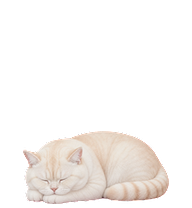
#> input picture Art/Approved/wake-v7/frames/00.png, 192 x 208 px
$ python -i prepare-interaction-v5.py   (imports and definitions only)
#> lines starting #> are read from the running program, lines starting #| are printed output that depends on the picture
#!/usr/bin/env python3
"""Prepare one coherent 64-frame or 48-frame Baomihua interaction storyboard.

This is deliberately a *registration* pipeline, not an image-repair pipeline.
It accepts only one flat-magenta storyboard containing either 8x8/64 or
8x6/48 fully separated cats, selected explicitly by ``--rows`` and
``--columns``. Every generated pose keeps its complete silhouette; the only
geometric operation is a single shared scale for the whole storyboard, a
preserved horizontal source offset, and one shared foot baseline. The approved
runtime neutral is copied byte-for-byte only into the first and final frames.

There is intentionally no per-frame fit, no body locking, no face overlay, no
cross-frame compositing, and no fallback that turns an invalid storyboard into
an atlas.  Run ``validate-interaction-v5.py`` after this script before using an
atlas in the application.
"""

from __future__ import annotations

import argparse
import hashlib
import json
import math
import sys
from collections import deque
from dataclasses import dataclass
from pathlib import Path
from typing import Any, Iterable

import numpy as np
from PIL import Image, ImageDraw, ImageFont

try:  # scipy makes connected-component recovery much faster on large boards.
    from scipy import ndimage as scipy_ndimage
except ImportError:  # The pure NumPy/Python fallback keeps the script portable.
    scipy_ndimage = None


CELL_WIDTH = 192
CELL_HEIGHT = 208
DEFAULT_COLUMNS = 8
DEFAULT_ROWS = 8
SUPPORTED_GRIDS = {(8, 8), (6, 8)}  # (rows, columns): 64 or 48 frames only.

# Matches the registered desktop-pet geometry already used by the app.  A full
# standing pose may be 196px tall, which still leaves 8px at the top and 4px
# below the shared 204px foot baseline.
CONTENT_WIDTH = 176
CONTENT_HEIGHT = 196
LEFT_PADDING = (CELL_WIDTH - CONTENT_WIDTH) // 2
RIGHT_PADDING = CELL_WIDTH - LEFT_PADDING - CONTENT_WIDTH
TOP_PADDING = CELL_HEIGHT - 4 - CONTENT_HEIGHT
BOTTOM_PADDING = 4
BASELINE_Y = CELL_HEIGHT - BOTTOM_PADDING
VISIBLE_ALPHA = 8
# LANCZOS is useful for premultiplied colour detail, but its negative lobes can
# create a one-pixel alpha ring several pixels away from a silhouette.  Alpha
# uses a non-ringing filter instead, then values at or below the component
# visibility threshold are made genuinely transparent.
ALPHA_RESAMPLER = Image.Resampling.BILINEAR
MAX_TINY_RESAMPLING_ISLAND_PIXELS = 6

# Keep these thresholds aligned with prepare-canonical.py.  Image generation
# often emits a clean-looking magenta *brightness gradient* rather than exact
# #FF00FF, so chroma classification must be driven by colour separation, not
# absolute red/blue channels.  A real pink nose or cream fur has a much lower
# ``min(red, blue) - green`` score and remains opaque.
KEY_HARD_SCORE = 75
KEY_SOFT_SCORE = 35
KEY_EDGE_DESPILL_SCORE = 25
MAX_CORNER_RGB_VARIATION = 48.0
MAX_BORDER_PLANE_RESIDUAL_P99 = 16.0
MAX_BORDER_PLANE_RESIDUAL_HIGH_RATIO = 0.01
# The first and final storyboard slots depict the same canonical front-seated
# pose.  Comparing them catches a slow camera/scale drift that can evade every
# adjacent-frame continuity threshold while still looking obviously smaller by
# the end of the five-second interaction.
MAX_NEUTRAL_ENDPOINT_DIMENSION_RATIO = 1.08
MAX_NEUTRAL_ENDPOINT_AREA_RATIO = 1.12


class StoryboardContractError(ValueError):
    """An actionable rejection of a storyboard that cannot be safely split."""

    def __init__(self, reasons: Iterable[str], diagnostics: dict[str, Any] | None = None):
        self.reasons = list(reasons)
        self.diagnostics = diagnostics or {}
        super().__init__("; ".join(self.reasons))


@dataclass
class Component:
    """One foreground component recovered from the keyed storyboard."""

    label: int
    box: tuple[int, int, int, int]
    area: int
    centroid: tuple[float, float]
    slot_row: int = -1
    slot_column: int = -1

    @property
    def width(self) -> int:
        return self.box[2] - self.box[0]

    @property
    def height(self) -> int:
        return self.box[3] - self.box[1]


@dataclass
class StoryboardAnalysis:
    path: Path
    raw_size: tuple[int, int]
    keyed: Image.Image
    labels: np.ndarray
    components: list[Component]  # Strict row-major F00 ... F(last) order.
    flat_background: dict[str, Any]
    slot_size: tuple[float, float]
    rows: int
    columns: int

    @property
    def frame_count(self) -> int:
        return self.rows * self.columns

    @property
    def atlas_size(self) -> tuple[int, int]:
        return (CELL_WIDTH * self.columns, CELL_HEIGHT * self.rows)


def sha256(path: Path) -> str:
    return hashlib.sha256(path.read_bytes()).hexdigest()


# [10 lines left out: function jsonable, not called in this run]


def require_supported_grid(rows: int, columns: int) -> None:
    """Refuse to guess a layout from component count or source aspect ratio."""

    if (rows, columns) not in SUPPORTED_GRIDS:
        supported = ", ".join(f"{columns_value}x{rows_value}" for rows_value, columns_value in sorted(SUPPORTED_GRIDS))
        raise ValueError(
            f"unsupported_grid={columns}x{rows}; explicitly pass one supported grid: {supported}. "
            "The pipeline never infers rows/columns from a component count."
        )


# [4 lines left out: function clear_transparent_rgb, not called in this run]


def magenta_score(rgb: np.ndarray) -> np.ndarray:
    """How strongly an RGB pixel resembles the required magenta key."""

    signed = rgb.astype(np.int16)
    return np.minimum(signed[..., 0], signed[..., 2]) - signed[..., 1]


def key_candidate_mask(array: np.ndarray, *, minimum_score: int = KEY_SOFT_SCORE) -> np.ndarray:
    """Score-based chroma classifier shared by source inspection and keying."""

    alpha = array[..., 3]
    score = magenta_score(array[..., :3])
    return (alpha >= 200) & (score >= minimum_score)


# [7 lines left out: function visible_key_spill_count, not called in this run]


def flat_magenta_diagnostics(raw: Image.Image) -> dict[str, Any]:
    """Validate a smooth, strongly-magenta generated backing before keying.

    The background may brighten or darken smoothly across the canvas.  It may
    not be a checkerboard, texture, scenery, or a different colour field.
    """

    array = np.asarray(raw.convert("RGBA"), dtype=np.uint8)
    height, width = array.shape[:2]
    block = max(1, min(8, height // 16, width // 16))
    corner_slices = {
        "top_left": (slice(0, block), slice(0, block)),
        "top_right": (slice(0, block), slice(width - block, width)),
        "bottom_left": (slice(height - block, height), slice(0, block)),
        "bottom_right": (slice(height - block, height), slice(width - block, width)),
    }
    key_mask = key_candidate_mask(array, minimum_score=KEY_HARD_SCORE)
    corners: dict[str, Any] = {}
    corner_means: list[np.ndarray] = []
    for name, (ys, xs) in corner_slices.items():
        pixels = array[ys, xs]
        candidate_ratio = float(np.mean(key_mask[ys, xs]))
        mean_rgb = pixels[..., :3].reshape(-1, 3).mean(axis=0)
        corner_means.append(mean_rgb)
        corners[name] = {
            "key_ratio": round(candidate_ratio, 6),
            "mean_rgb": [round(float(channel), 3) for channel in mean_rgb],
        }
    means = np.stack(corner_means)
    variation = float(np.max(means.max(axis=0) - means.min(axis=0)))
    border_thickness = max(2, min(16, min(height, width) // 64))
    border = np.zeros((height, width), dtype=bool)
    border[:border_thickness, :] = True
    border[-border_thickness:, :] = True
    border[:, :border_thickness] = True
    border[:, -border_thickness:] = True
    border_key = border & key_mask
    border_key_ratio = float(np.mean(key_mask[border]))
    ys, xs = np.where(border_key)
    plane_residual_p99: float | None = None
    plane_residual_high_ratio: float | None = None
    if len(xs) >= 16:
        # Cap the regression input deterministically for unusually large source
        # boards while retaining samples from every side of the border.
        step = max(1, len(xs) // 100_000)
        ys = ys[::step]
        xs = xs[::step]
        design = np.column_stack((np.ones(len(xs)), xs / max(1, width - 1), ys / max(1, height - 1)))
        rgb_samples = array[ys, xs, :3].astype(np.float64)
        coefficients, _, _, _ = np.linalg.lstsq(design, rgb_samples, rcond=None)
        residual = np.max(np.abs(rgb_samples - design @ coefficients), axis=1)
        plane_residual_p99 = float(np.percentile(residual, 99))
        plane_residual_high_ratio = float(np.mean(residual > 24.0))
    return {
        "corner_block_px": block,
        "corner_samples": corners,
        "corner_rgb_max_variation": round(variation, 5),
        "hard_magenta_pixel_ratio": round(float(np.mean(key_mask)), 6),
        "border_thickness_px": border_thickness,
        "border_hard_magenta_ratio": round(border_key_ratio, 6),
        "border_linear_gradient_residual_p99": None if plane_residual_p99 is None else round(plane_residual_p99, 5),
        "border_linear_gradient_high_residual_ratio": None
        if plane_residual_high_ratio is None
        else round(plane_residual_high_ratio, 6),
    }


def require_flat_magenta_background(raw: Image.Image) -> dict[str, Any]:
    diagnostics = flat_magenta_diagnostics(raw)
    reasons: list[str] = []
    weak_corners = [
        name
        for name, item in diagnostics["corner_samples"].items()
        if item["key_ratio"] < 0.98
    ]
    if weak_corners:
        reasons.append(
            "storyboard_background_not_flat_magenta_at_corners:"
            + ",".join(weak_corners)
            + " (use an opaque, smooth strong-magenta generated background)"
        )
    if diagnostics["corner_rgb_max_variation"] > MAX_CORNER_RGB_VARIATION:
        reasons.append(
            "storyboard_background_corner_brightness_variation_too_large:"
            f"variation={diagnostics['corner_rgb_max_variation']} (remove textures/checkerboards/scenery)"
        )
    if diagnostics["border_hard_magenta_ratio"] < 0.95:
        reasons.append(
            "storyboard_border_is_not_predominantly_strong_magenta:"
            f"ratio={diagnostics['border_hard_magenta_ratio']} (use a full generated-magenta backing)"
        )
    residual_p99 = diagnostics["border_linear_gradient_residual_p99"]
    high_residual_ratio = diagnostics["border_linear_gradient_high_residual_ratio"]
    if residual_p99 is None or high_residual_ratio is None:
        reasons.append("storyboard_border_has_too_few_magenta_samples_for_smoothness_check")
    elif residual_p99 > MAX_BORDER_PLANE_RESIDUAL_P99 or high_residual_ratio > MAX_BORDER_PLANE_RESIDUAL_HIGH_RATIO:
        reasons.append(
            "storyboard_background_is_textured_or_checkerboard_like:"
            f"p99_residual={residual_p99},high_residual_ratio={high_residual_ratio} "
            "(keep only a smooth magenta brightness gradient)"
        )
    if diagnostics["hard_magenta_pixel_ratio"] < 0.02:
        reasons.append(
            "storyboard_has_too_little_smooth_magenta_background "
            "(source must be one explicit 8x8 or 8x6 board, not a transparent atlas or cropped strip)"
        )
    if reasons:
        raise StoryboardContractError(reasons, {"flat_background": diagnostics})
    return diagnostics


# [218 lines left out: functions _despill_key_edges, remove_magenta_key, _component_records_from_labels, connected_components, alpha_box, source_slot_bounds, not called in this run]


def analyze_storyboard(path: Path, *, rows: int = DEFAULT_ROWS, columns: int = DEFAULT_COLUMNS) -> StoryboardAnalysis:
    """Recover exactly one full cat in each row-major storyboard slot."""
#> called with path = '../Art/Approved/wake-v7/frames/00.png', rows = 8, columns = 8

    require_supported_grid(rows, columns)
    raw = Image.open(path).convert("RGBA")
#> raw is the input picture: PIL image 192x208 RGBA; mean R, G, B, A 49.9, 46.7, 44.2, 54.2
    width, height = raw.size
#> width = 192; height = 208
    expected_frames = rows * columns
    if width < columns * 16 or height < rows * 16:
        raise StoryboardContractError(
            [
                f"storyboard_too_small:{width}x{height}; expected one complete {columns}x{rows} board, "
                "not an already-sliced atlas"
            ]
        )
    flat_background = require_flat_magenta_background(raw)
#> in key_candidate_mask, `alpha = array[..., 3]`:
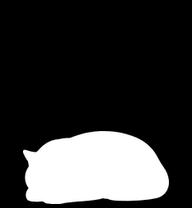
#> alpha: shape (208, 192); min 0, max 255, mean 54.2
#> in magenta_score, `signed = rgb.astype(np.int16)`:
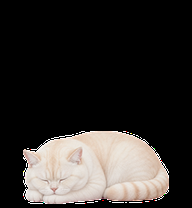
#> signed: shape (208, 192, 3) int16; mean R, G, B 49.9, 46.7, 44.2
#> in magenta_score, `return np.minimum(signed[..., 0], signed[..., 2]) - signed[..., 1]`:
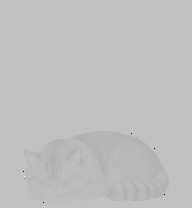
#> returned value: shape (208, 192) int16; min -255, max 81, mean -2.4; drawn with min black and max white
#> in key_candidate_mask, `return (alpha >= 200) & (score >= minimum_score)`: returned value: shape (208, 192) bool; every value is 0
#> after the loop in flat_magenta_diagnostics, `for name, (ys, xs) in corner_slices.items():`: corner_means = [[0, 0, 0], [0, 0, 0], [0, 0, 0], [0, 0, 0]]; corners = 4 items
#> in flat_magenta_diagnostics, `means = np.stack(corner_means)`: means = [[0, 0, 0], [0, 0, 0], [0, 0, 0], [0, 0, 0]]
#> in flat_magenta_diagnostics, `variation = float(np.max(means.max(axis=0) - means.min(axis=0)))`: variation = 0
#> in flat_magenta_diagnostics, `ys, xs = np.where(border_key)`: ys = empty array
#> in require_flat_magenta_background, `diagnostics = flat_magenta_diagnostics(raw)`: diagnostics = 8 items
#> in require_flat_magenta_background, `weak_corners = [ name for name, item in diagnostics["corner_samples"]...`: weak_corners = ['top_left', 'top_right', 'bottom_left', 'bottom_right']
    keyed = remove_magenta_key(raw)
    keyed_array = np.asarray(keyed, dtype=np.uint8)
    mask = keyed_array[..., 3] > VISIBLE_ALPHA
    labels, components = connected_components(mask)
    diagnostics: dict[str, Any] = {
        "source_size": [width, height],
        "foreground_component_count": len(components),
        "flat_background": flat_background,
        "components": [
            {
                "label": component.label,
                "box": list(component.box),
                "area": component.area,
                "centroid": [round(component.centroid[0], 4), round(component.centroid[1], 4)],
            }
            for component in components
        ],
    }
    reasons: list[str] = []
    if len(components) != expected_frames:
        reasons.append(
            f"storyboard_component_count={len(components)}; expected exactly {expected_frames} disconnected full cats "
            f"for explicit {columns}x{rows} layout (generate one board with visible gutters, not independent strips)"
        )
        raise StoryboardContractError(reasons, diagnostics)

    slot_width = width / columns
    slot_height = height / rows
    margin_x = max(2.0, slot_width * 0.01)
    margin_y = max(2.0, slot_height * 0.01)
    slots: dict[tuple[int, int], Component] = {}
    for component in components:
        left, top, right, bottom = component.box
        center_x = (left + right) / 2.0
        center_y = (top + bottom) / 2.0
        column = int(center_x // slot_width)
        row = int(center_y // slot_height)
        if not (0 <= row < rows and 0 <= column < columns):
            reasons.append(
                f"component_label_{component.label}_center_outside_{columns}x{rows}_grid:center=({center_x:.1f},{center_y:.1f})"
            )
            continue
        slot_left, slot_top, slot_right, slot_bottom = source_slot_bounds(
            row, column, (width, height), rows=rows, columns=columns
        )
        if left <= slot_left + margin_x or right >= slot_right - margin_x or top <= slot_top + margin_y or bottom >= slot_bottom - margin_y:
            reasons.append(
                "component_label_"
                f"{component.label}_touches_or_crosses_storyboard_slot_{row},{column}:box={component.box}; "
                "add clear gutters around every complete cat"
            )
        if left <= 0 or top <= 0 or right >= width or bottom >= height:
            reasons.append(
                f"component_label_{component.label}_touches_source_canvas_edge:box={component.box}; regenerate uncropped"
            )
        key = (row, column)
        if key in slots:
            reasons.append(
                f"two_components_map_to_storyboard_slot_{row},{column}:labels={slots[key].label},{component.label}"
            )
        else:
            component.slot_row = row
            component.slot_column = column
            slots[key] = component

    missing = [f"{row},{column}" for row in range(rows) for column in range(columns) if (row, column) not in slots]
    if missing:
        reasons.append("missing_storyboard_slots:" + ";".join(missing))

    areas = np.array([component.area for component in components], dtype=np.float64)
    median_area = float(np.median(areas))
    if median_area <= 0:
        reasons.append("storyboard_has_no_recoverable_foreground_area")
    else:
        outliers = [
            component.label
            for component in components
            if component.area < median_area * 0.35 or component.area > median_area * 2.50
        ]
        if outliers:
            reasons.append(
                "component_area_outlier_labels="
                + ",".join(map(str, outliers))
                + " (each slot must contain one complete similarly scaled cat)"
            )

    if not missing:
        first = slots[(0, 0)]
        last = slots[(rows - 1, columns - 1)]

        # [4 lines left out: function endpoint_ratio, not called in this run]

        endpoint_scale = {
            "first_slot": [0, 0],
            "last_slot": [rows - 1, columns - 1],
            "first_box": list(first.box),
            "last_box": list(last.box),
            "width_ratio": endpoint_ratio(first.width, last.width),
            "height_ratio": endpoint_ratio(first.height, last.height),
            "area_ratio": endpoint_ratio(first.area, last.area),
            "maximum_dimension_ratio": MAX_NEUTRAL_ENDPOINT_DIMENSION_RATIO,
            "maximum_area_ratio": MAX_NEUTRAL_ENDPOINT_AREA_RATIO,
        }
        diagnostics["neutral_endpoint_scale"] = endpoint_scale
        if endpoint_scale["width_ratio"] > MAX_NEUTRAL_ENDPOINT_DIMENSION_RATIO:
            reasons.append(
                "neutral_endpoint_width_scale_drift:"
                f"ratio={endpoint_scale['width_ratio']:.4f}; maximum={MAX_NEUTRAL_ENDPOINT_DIMENSION_RATIO:.4f}"
            )
        if endpoint_scale["height_ratio"] > MAX_NEUTRAL_ENDPOINT_DIMENSION_RATIO:
            reasons.append(
                "neutral_endpoint_height_scale_drift:"
                f"ratio={endpoint_scale['height_ratio']:.4f}; maximum={MAX_NEUTRAL_ENDPOINT_DIMENSION_RATIO:.4f}"
            )
        if endpoint_scale["area_ratio"] > MAX_NEUTRAL_ENDPOINT_AREA_RATIO:
            reasons.append(
                "neutral_endpoint_area_scale_drift:"
                f"ratio={endpoint_scale['area_ratio']:.4f}; maximum={MAX_NEUTRAL_ENDPOINT_AREA_RATIO:.4f}"
            )

    if reasons:
        diagnostics["slot_size"] = [slot_width, slot_height]
        raise StoryboardContractError(reasons, diagnostics)

    ordered = [slots[(row, column)] for row in range(rows) for column in range(columns)]
    return StoryboardAnalysis(
        path=path,
        raw_size=(width, height),
        keyed=keyed,
        labels=labels,
        components=ordered,
        flat_background=flat_background,
        slot_size=(slot_width, slot_height),
        rows=rows,
        columns=columns,
    )


# [67 lines left out: functions crop_component, _remove_tiny_resampling_islands, resize_premultiplied, not called in this run]


def _round_half_up(value: float) -> int:
    return int(math.floor(value + 0.5))


def _scaled_dimension(length: int, scale: float) -> int:
    return max(1, int(math.floor(length * scale + 1e-9)))


# [429 lines left out: functions compute_shared_scale, cell_metrics, require_valid_neutral, render_generated_cell, build_atlas, write_contact_sheet and 3 more, not called in this run]


# [2 lines not run here, left out]

#> (the run stopped early here; a loop or call above may not have finished)

$ run again, on Art/Approved/wake-v7/frames/04.png
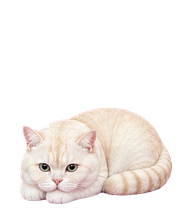
#> input picture Art/Approved/wake-v7/frames/04.png, 192 x 208 px
#> in analyze_storyboard, raw is the input picture: PIL image 192x208 RGBA; mean R, G, B, A 67.6, 62.3, 59.2, 72.4
#> in magenta_score, `signed = rgb.astype(np.int16)`:
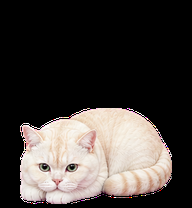
#> signed: shape (208, 192, 3) int16; mean R, G, B 67.6, 62.3, 59.2
#> in magenta_score, `return np.minimum(signed[..., 0], signed[..., 2]) - signed[..., 1]`:
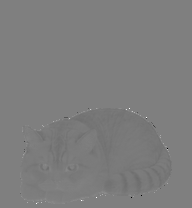
#> returned value: shape (208, 192) int16; min -255, max 255, mean -3.2; drawn with min black and max white
#> after the loop in flat_magenta_diagnostics, `for name, (ys, xs) in corner_slices.items():`: corner_means = [[0, 0, 0], [0, 0, 0], [0, 0, 0], [0, 0, 0]]; corners = 4 items
#> means = [[0, 0, 0], [0, 0, 0], [0, 0, 0], [0, 0, 0]]
#> variation = 0
#> ys = empty array
#> diagnostics = 8 items
#> weak_corners = ['top_left', 'top_right', 'bottom_left', 'bottom_right']

$ run again, on Art/Approved/wake-v7/frames/05.png
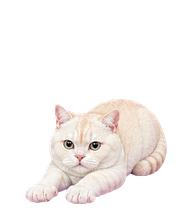
#> input picture Art/Approved/wake-v7/frames/05.png, 192 x 208 px
#> in analyze_storyboard, raw is the input picture: PIL image 192x208 RGBA; mean R, G, B, A 59, 54.7, 52.7, 62.2
#> in magenta_score, `signed = rgb.astype(np.int16)`:
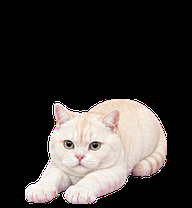
#> signed: shape (208, 192, 3) int16; mean R, G, B 59, 54.7, 52.7
#> in magenta_score, `return np.minimum(signed[..., 0], signed[..., 2]) - signed[..., 1]`:
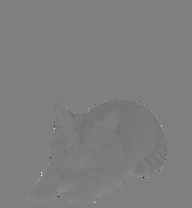
#> returned value: shape (208, 192) int16; min -255, max 255, mean -2; drawn with min black and max white
#> after the loop in flat_magenta_diagnostics, `for name, (ys, xs) in corner_slices.items():`: corner_means = [[0, 0, 0], [0, 0, 0], [0, 0, 0], [0, 0, 0]]; corners = 4 items
#> means = [[0, 0, 0], [0, 0, 0], [0, 0, 0], [0, 0, 0]]
#> variation = 0
#> ys = empty array
#> diagnostics = 8 items
#> weak_corners = ['top_left', 'top_right', 'bottom_left', 'bottom_right']

$ run again, on Art/Approved/wake-v7/frames/06.png
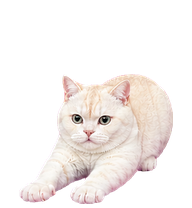
#> input picture Art/Approved/wake-v7/frames/06.png, 192 x 208 px
#> in analyze_storyboard, raw is the input picture: PIL image 192x208 RGBA; mean R, G, B, A 76.7, 71.4, 69.2, 80.5
#> in magenta_score, `signed = rgb.astype(np.int16)`:
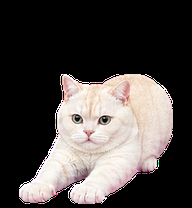
#> signed: shape (208, 192, 3) int16; mean R, G, B 76.7, 71.4, 69.2
#> in magenta_score, `return np.minimum(signed[..., 0], signed[..., 2]) - signed[..., 1]`:
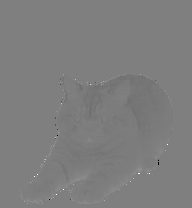
#> returned value: shape (208, 192) int16; min -255, max 255, mean -2.1; drawn with min black and max white
#> after the loop in flat_magenta_diagnostics, `for name, (ys, xs) in corner_slices.items():`: corner_means = [[0, 0, 0], [0, 0, 0], [0, 0, 0], [0, 0, 0]]; corners = 4 items
#> means = [[0, 0, 0], [0, 0, 0], [0, 0, 0], [0, 0, 0]]
#> variation = 0
#> ys = empty array
#> diagnostics = 8 items
#> weak_corners = ['top_left', 'top_right', 'bottom_left', 'bottom_right']
